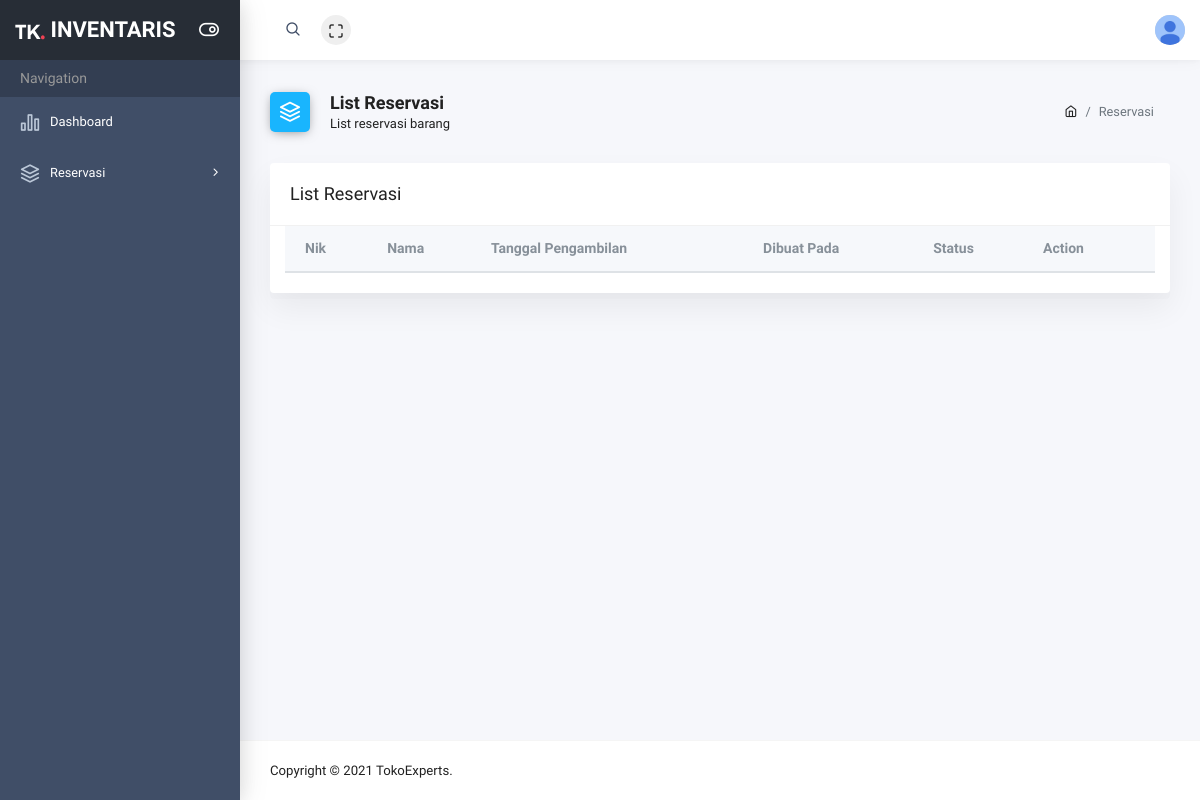
The page /reservation/list/ (signed in) on the database as committed earlier.
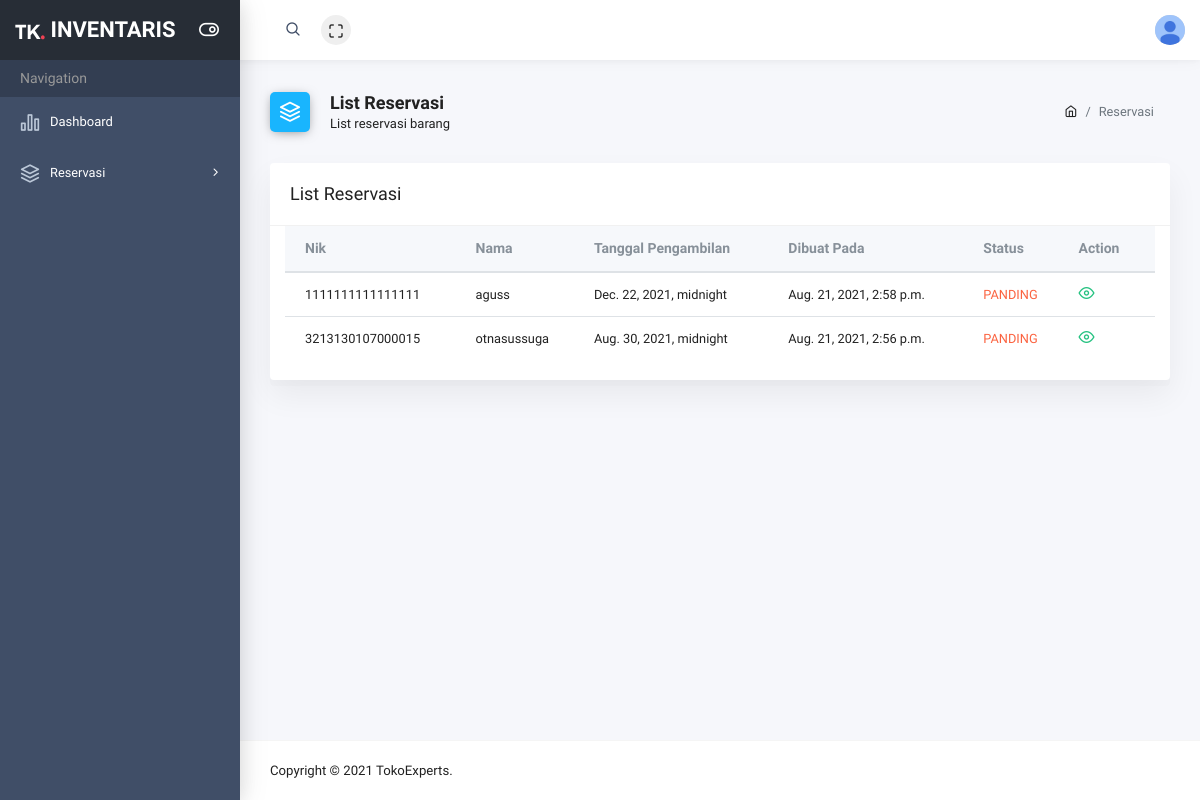
The same page on the database as committed later.
### app_admin/models.py (models this page shows, shortened)
class Reservation(models.Model):
    user = models.ForeignKey(User, on_delete=models.CASCADE)
    schedule = models.DateTimeField()
    nik = models.CharField(max_length=80)
    name = models.CharField(max_length=80)
    status = models.IntegerField(choices=ReservationStatus.choices, default=ReservationStatus.PANDING)
    created = models.DateTimeField(auto_now_add=True)
    updated = models.DateTimeField(auto_now=True)

### app_user/views.py (the view)
# urls.py: path('reservation/list/', reservation_list, name='reservation-list'),
@login_required(login_url='/signin/')
def reservation_list(request):
    if is_admin(request.user):
        return redirect('admin-home')
    else:
        reservations = Reservation.objects.filter(user=request.user).order_by('-id')
        context = {"reservations": reservations}
        return render(request, 'app_user/reservation-list.html', context)

### templatetags/user.py (called while the page is built)
@register.filter
def getUserPhoto(user_id):
    try:
        return UserDetail.objects.get(user__id=user_id).photo
    except:
        return ""

@register.filter
def is_admin(user):
    return user.groups.filter(name=UserRole.ADMIN.value).exists()

### utils/helpers.py (called while the page is built)
def is_admin(user: User) -> bool:
    groupName = UserRole.ADMIN.value
    group = Group.objects.get(name=groupName)
    if group in user.groups.all():
        return True
    else:
        return False

### templates/app_user/reservation-list.html (shortened to what this page needs)
{% extends 'base.html' %}
{% load static %}
{% block styles %}
<link rel="stylesheet" href="{% static 'theme/plugins/datatables.net-bs4/css/dataTables.bootstrap4.min.css' %}">
{% endblock %}
{% block heading_icon %}
<i class="ik ik-layers bg-blue"></i>
{% endblock heading_icon %}
{% block heading %}
<h5>List Reservasi</h5>
<span>List reservasi barang</span>
{% endblock heading %}
{% block breadcrumb %}
<li class="breadcrumb-item active" aria-current="page">Reservasi</li>
{% endblock breadcrumb %}
{% block content %}
<div class="card table-card">
    <div class="card-header">
        <h3>List Reservasi</h3>
    </div>
    <div class="card-block">
        <div class="container">
        <div class="table-responsive">
            <table class="table table-hover mb-0" id="reservation-table">
                <thead>
                    <tr>
                        <th>Nik</th>
                        <th>Nama</th>
                        <th>Tanggal Pengambilan</th>
                        <th>Dibuat Pada</th>
                        <th>Status</th>
                        <th>Action</th>
                    </tr>
                </thead>
                <tbody>
                    {% for reservation in reservations %}
                    <tr>
                        <td>{{reservation.nik}}</td>
                        <td>{{reservation.name}}</td>
                        <td>{{reservation.schedule}}</td>
                        <td>{{reservation.created}}</td>
                        <td>
                            {% if reservation.status == 2 %}
                            <span class="text-warning">
                                PANDING
                            </span>
                            {% endif %}
                        </td>
                        <td>
                            <a href="{% url 'user-reservation-detail' reservation.pk %}"><i class="ik ik-eye f-16 mr-15 text-green"></i></a>
                        </td>
                    </tr>
                    {% endfor %}
                </tbody>
            </table>
        </div>
        </div>
    </div>
</div>
{% endblock content %}

### templates/base.html (shortened to what this page needs)
{% load static %}
<!doctype html>
<html class="no-js" lang="en">
    <head>
        {% include 'components/load-top.html' %}
        {% block styles %}{% endblock styles %}
    </head>
    <body>
        <div class="wrapper">
            {% include 'components/header.html' %}
            <div class="page-wrap">
                {% include 'components/sidebar.html' %}
                <div class="main-content">
                    <div class="container-fluid">
                        <div class="page-header">
                            <div class="row align-items-end">
                                <div class="col-lg-8">
                                    <div class="page-header-title">
                                        {% block heading_icon %}{% endblock heading_icon %}
                                        <div class="d-inline">
                                            {% block heading %}{% endblock heading %}
                                        </div>
                                    </div>
                                </div>
                                <div class="col-lg-4">
                                    <nav class="breadcrumb-container" aria-label="breadcrumb">
                                        <ol class="breadcrumb">
                                            <li class="breadcrumb-item">
                                                <a href="{% url 'user-home' %}"><i class="ik ik-home"></i></a>
                                            </li>
                                            {% block breadcrumb %}{% endblock breadcrumb %}
                                        </ol>
                                    </nav>
                                </div>
                            </div>
                        </div>
                        {% block content %}
                        {% endblock content %}
                    </div>
                </div>
                {% include 'components/footer.html' %}
            </div>
        </div>
    </body>
</html>

### templates/components/load-top.html (shortened to what this page needs)
{% load static %}
<link rel="stylesheet" href="{% static 'theme/plugins/bootstrap/dist/css/bootstrap.min.css' %}">
<link rel="stylesheet" href="{% static 'theme/plugins/fontawesome-free/css/all.min.css' %}">
<link rel="stylesheet" href="{% static 'theme/plugins/ionicons/dist/css/ionicons.min.css' %}">
<link rel="stylesheet" href="{% static 'theme/plugins/icon-kit/dist/css/iconkit.min.css' %}">
<link rel="stylesheet" href="{% static 'theme/plugins/perfect-scrollbar/css/perfect-scrollbar.css' %}">
<link rel="stylesheet" href="{% static 'theme/dist/css/theme.min.css' %}">

### templates/components/header.html (shortened to what this page needs)
{% load static %}
{% load tags_user %}
{% load tags_admin %}
<header class="header-top" header-theme="light">
    <div class="container-fluid">
        <div class="d-flex justify-content-between">
            <div class="top-menu d-flex align-items-center">
                <div class="header-search">
                    <div class="input-group">
                        <input type="text" class="form-control">
                        <span class="input-group-addon search-btn"><i class="ik ik-search"></i></span>
                    </div>
                </div>
                <button type="button" id="navbar-fullscreen" class="nav-link"><i class="ik ik-maximize"></i></button>
            </div>
            <div class="top-menu d-flex align-items-center">
                <div class="dropdown">
                    <a class="dropdown-toggle" href="#" id="userDropdown" role="button" data-toggle="dropdown" aria-haspopup="true" aria-expanded="false">
                        {% if user.pk|getUserPhoto %}
                        <img class="avatar" src="{{MEDIA_URL}}{{user.pk|getUserPhoto}}" alt="">
                        {% else %}
                        <img class="avatar" src="{% static 'images/no-profile.jpeg' %}" alt="">
                        {% endif %}
                    </a>
                </div>
            </div>
        </div>
    </div>
</header>

### templates/components/sidebar.html (shortened to what this page needs)
{% load static %}
{% load tags_user %}
<div class="app-sidebar colored">
    <div class="sidebar-header">
        <a class="header-brand" href="index.html">
            <div class="logo-img">
               <img src="{% static 'theme/src/img/brand-white.svg' %}" class="header-brand-img" alt="lavalite">
            </div>
            <span class="text">INVENTARIS</span>
        </a>
        <button type="button" class="nav-toggle"><i data-toggle="expanded" class="ik ik-toggle-right toggle-icon"></i></button>
    </div>
    <div class="sidebar-content">
        <div class="nav-container">
            <nav id="main-menu-navigation" class="navigation-main">
                <div class="nav-lavel">Navigation</div>
                <div class="nav-item">
                    <a href="{% url 'admin-home' %}"><i class="ik ik-bar-chart-2"></i><span>Dashboard</span></a>
                </div>
                {% if user|is_admin %}
                <div class="nav-item has-sub">
                    <a href="javascript:void(0)"><i class="ik ik-package"></i>Barang</a>
                    <div class="submenu-content">
                        <a href="{% url 'item-list' %}" class="menu-item">List Barang</a>
                        <a href="{% url 'item-create' %}" class="menu-item">Tambah Barang</a>
                    </div>
                </div>
                <div class="nav-item">
                    <a href="{% url 'reservation-list' %}"><i class="ik ik-layers"></i><span>Reservasi</span></a>
                </div>
                <div class="nav-item">
                    <a href="{% url 'user-list' %}"><i class="ik ik-users"></i><span>Users</span></a>
                </div>
                {% else %}
                <div class="nav-item has-sub">
                    <a href="javascript:void(0)"><i class="ik ik-layers"></i>Reservasi</a>
                </div>
                {% endif %}
            </nav>
        </div>
    </div>
</div>

### templates/components/chat-panel.html (shortened to what this page needs)
{% load static %}

### templates/components/footer.html
<footer class="footer">
    <div class="w-100 clearfix">
        <span class="text-center text-sm-left d-md-inline-block">Copyright © 2021 TokoExperts.</span>
    </div>
</footer>

### templates/components/load-bottom.html (shortened to what this page needs)
{% load static %}

Rows that differ between the two databases and show on the page:
added Reservation: nik "1111111111111111", name "aguss", schedule "Dec. 22, 2021, midnight", created "Aug. 21, 2021, 2:58 p.m.", status "PANDING"
added Reservation: nik "3213130107000015", name "otnasussuga", schedule "Aug. 30, 2021, midnight", created "Aug. 21, 2021, 2:56 p.m.", status "PANDING"
